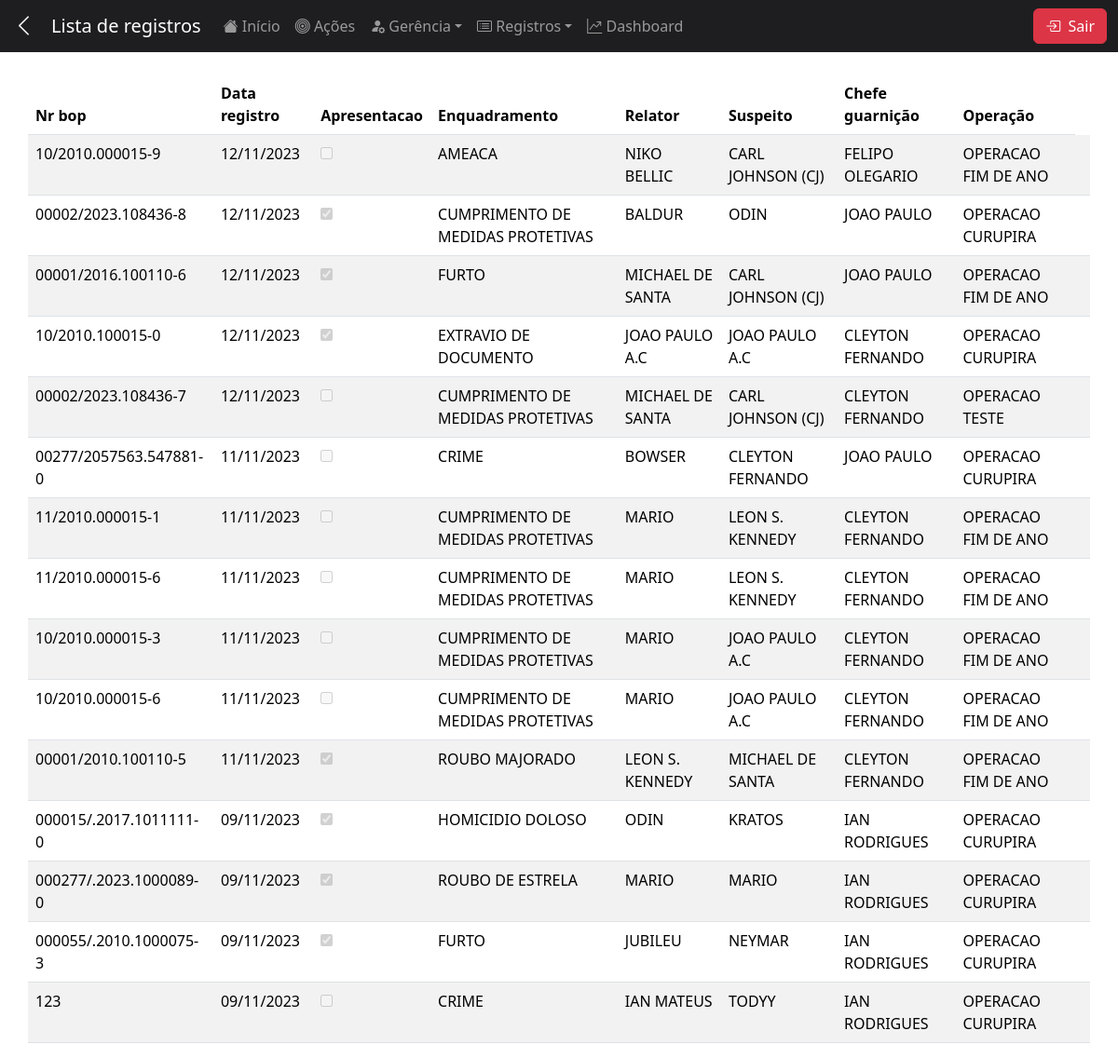
Page /registros/ocorrencias/ (signed in) on the committed database.
### pc/models.py (models this page shows)
class ModelOcorrencias(models.Model):
    nro_bop = models.CharField(max_length=100, primary_key=True, null=False, blank=False)
    data_registro = models.DateTimeField(auto_now_add=True)
    data_manutencao = models.DateTimeField(auto_now=True)
    apresentacao = models.BooleanField(null=False)
    cumprimento_medidas = models.BooleanField(null=False)
    instituicao = models.CharField(max_length=10, null=True, blank=False,choices=INST)
    processo = models.CharField(max_length=100,null=True,blank=False)
    enquadramento = models.CharField(max_length=200, null=False, blank=False)
    fato_relevante = models.BooleanField(null=False)
    id_relator = models.ForeignKey(ModelPessoas, db_column='id_relator',related_name='id_relator',on_delete=models.CASCADE)
    id_suspeito = models.ForeignKey(ModelPessoas, db_column='id_suspeito',related_name='id_suspeito',on_delete=models.CASCADE)
    id_usuario = models.ForeignKey(ModelUsuarios, db_column='id_usuario',related_name='id_usuario_pc_ocor',on_delete=models.CASCADE)
    id_comandante = models.ForeignKey(ModelUsuarios, db_column='id_comandante',related_name='id_comandante_pc_ocor', on_delete=models.CASCADE)
    id_operacao = models.ForeignKey(ModelOperacoes, db_column='id_operacao',related_name='id_operacao_pc_ocor', on_delete=models.CASCADE)
    class Meta:
        db_table = 'pc_ocorrencias'

### mainApp/models.py (models this page shows)
class ModelPessoas(models.Model):
    id_pessoa = models.AutoField(primary_key=True,unique=True, db_index=True, serialize=True,null=False,blank=False)
    nome_completo = models.CharField(max_length=200, blank=False, null=False)
    data_nascimento = models.DateField(null=False, blank=False)
    genero = models.CharField(max_length=10, null=False, blank=False,choices=GENERO)
    nro_documento = models.IntegerField(null=False, blank=False)
    nome_mae = models.CharField(max_length=200,blank=False, null=False)
    nome_pai = models.CharField(max_length=200,blank=False, null=True)
    endereco_residencial = models.CharField(max_length=100,null=True,blank=False)
    data_registro = models.DateTimeField(auto_now_add=True)
    data_manutencao = models.DateTimeField(auto_now=True)
    class Meta:
        db_table = 'pessoas'

class ModelUsuarios(models.Model):
    id = models.AutoField(primary_key=True, unique=True, db_index=True, serialize=True)
    nome_completo = models.CharField(max_length=200, blank=False, null=False)
    instituicao = models.CharField(max_length=100, blank=False, null=False)
    funcional = models.IntegerField(blank=False, null=False)
    comandante = models.BooleanField(blank=False, null=False)
    data_registro = models.DateTimeField(auto_now_add=True)
    data_manutencao = models.DateTimeField(auto_now=True)
    id_usuario_django = models.ForeignKey(User, db_column='id_usuario_django',on_delete=models.CASCADE)
    class Meta:
        db_table = 'usuarios'

class ModelOperacoes(models.Model):
    nome_operacao = models.CharField(max_length=200, blank=False, null=False)
    data_inicio = models.DateTimeField(null=False, blank=False)
    data_fim = models.DateTimeField(null=True)
    responsavel = models.CharField(max_length=200,blank=False, null=False)
    data_registro = models.DateTimeField(auto_now_add=True)
    data_manutencao = models.DateTimeField(auto_now=True)
    class Meta:
        db_table = 'operacoes'

### pc/views.py (the view)
# urls.py: path('registros/ocorrencias/', views.pc_ocorrencias, name='ocorrencias'),
@login_required
def pc_ocorrencias(request):
    usuario = request.user
    instituicao = ModelUsuarios.objects.get(id_usuario_django=usuario.id).instituicao
    parametro_page = request.GET.get('page','1')
    parametro_limit = request.GET.get('limit','15')
    if not(parametro_limit.isdigit() and int(parametro_limit)>0):
        parametro_limit = '15'
    Registros = ModelOcorrencias.objects.filter(id_usuario=request.user.id).order_by('-data_registro')
    busca = request.GET.get('busca')
    if busca:
        Registros = ModelOcorrencias.objects.filter(Q(nro_bop__icontains=busca)|Q(enquadramento__icontains=busca)).order_by('-data_registro')
    else:
        Registros = ModelOcorrencias.objects.filter(id_usuario=request.user.id).order_by('-data_registro')
    ocorrencias_paginator = Paginator(Registros,parametro_limit)
    try:
        page = ocorrencias_paginator.page(parametro_page)
    except (EmptyPage, PageNotAnInteger):
        page = ocorrencias_paginator.page(1)
    operacoes = ModelOperacoes.objects.all()
    pessoa = ModelPessoas.objects.all()
    chefes = ModelUsuarios.objects.filter(comandante='True')
    context = {
        'quantidade_por_pagina': ['10','15','25','50','100'],
        'limitp': parametro_limit,
        "instituicao":instituicao,
        'registro': page,
        'operacao': operacoes,
        'chefes':chefes,
        'pessoa':pessoa,
    }
    return render(request, 'reg_acoes_pc.html',context)

### pc/templates/reg_acoes_pc.html (shortened to what this page needs)
{% extends "base.html" %}
{% load static %}
{% block css%}
<link rel="stylesheet" href="{% static 'css/registros.css' %}">
{% endblock %}
{% block content %}
{% include "includes/header.html" with nav_title="Lista de registros" back=True %}
<main class="container">
    <div class="row pt-4">
        <table class="table table-striped" id="tabela_registros">
            <thead>
              <tr>
                <th scope="col">Nr bop</th>
                <th scope="col">Data registro</th>
                <th scope="col">Apresentacao</th>
                <th scope="col">Enquadramento</th>
                <th scope="col">Relator</th>
                <th scope="col">Suspeito</th>
                <th scope="col">Chefe guarnição</th>
                <th scope="col">Operação</th>
              </tr>
            </thead>
            <tbody>
                {% for ocorrencia in registro%}
                    <tr onclick="window.location.href='{{ocorrencia.nro_bop}}/'">
                        <td min-width="250px">{{ocorrencia.nro_bop}}</td>
                        <td>{{ocorrencia.data_registro|date:'d/m/Y'}}</td>
                        {% if ocorrencia.apresentacao %}
                            <td><input type="checkbox" name="" id="" checked disabled></td>
                        {% else %}
                        <td><input type="checkbox" name="" id="" disabled></td>
                        {%endif%}
                        <td>{{ocorrencia.enquadramento}}</td>
                        {% if ocorrencia.id_relator %}
                            {% for p in pessoa %}
                                {% if p.id_pessoa == ocorrencia.id_relator.id_pessoa %}
                                    <td min-width="250px">{{p.nome_completo}}</td>
                                {% endif %}
                            {% endfor %}
                        {% endif %}
                        {% if ocorrencia.id_suspeito %}
                            {% for p in pessoa %}
                                {% if p.id_pessoa == ocorrencia.id_suspeito.id_pessoa %}
                                    <td min-width="250px">{{p.nome_completo}}</td>
                                {% endif %}
                            {% endfor %}
                        {% endif %}
                         {% if ocorrencia.id_comandante %}
                            {% for chefe in chefes%}
                                {% if chefe.id == ocorrencia.id_comandante.id %}
                                    <td min-width="250px">{{chefe.nome_completo}}</td>
                                {% endif %}
                            {% endfor %}
                        {% endif %}
                        {% if ocorrencia.id_operacao %}
                            {% for operacao in operacao%}
                                {% if operacao.id == ocorrencia.id_operacao.id %}
                                    <td>{{operacao.nome_operacao}}</td>
                                {% endif %}
                            {% endfor %}
                        {% endif %}
                        <td class="icon">
                        </td>
                    </tr>
                {%endfor%}
            </tbody>
        </table>
    </div>
</main>
{% endblock %}

### statics/css/registros.css (style rules this page uses)
#tabela_registros tr { cursor: pointer; }

### rows in the picture
ModelOcorrencias: nro_bop "10/2010.000015-9", data_registro "12/11/2023", enquadramento "AMEACA"
ModelPessoas: nome_completo "NIKO BELLIC"
ModelPessoas: nome_completo "CARL JOHNSON (CJ)"
ModelUsuarios: nome_completo "FELIPO OLEGARIO"
ModelOperacoes: nome_operacao "OPERACAO FIM DE ANO"
ModelOcorrencias: nro_bop "00002/2023.108436-8", data_registro "12/11/2023", enquadramento "CUMPRIMENTO DE MEDIDAS PROTETIVAS"
ModelPessoas: nome_completo "BALDUR"
ModelPessoas: nome_completo "ODIN"
ModelUsuarios: nome_completo "JOAO PAULO"
ModelOperacoes: nome_operacao "OPERACAO CURUPIRA"
ModelOcorrencias: nro_bop "00001/2016.100110-6", data_registro "12/11/2023", enquadramento "FURTO"
ModelPessoas: nome_completo "MICHAEL DE SANTA"
ModelPessoas: nome_completo "CARL JOHNSON (CJ)"
ModelOcorrencias: nro_bop "10/2010.100015-0", data_registro "12/11/2023", enquadramento "EXTRAVIO DE DOCUMENTO"
ModelPessoas: nome_completo "JOAO PAULO A.C"
ModelUsuarios: nome_completo "CLEYTON FERNANDO"
ModelOcorrencias: nro_bop "00002/2023.108436-7", data_registro "12/11/2023", enquadramento "CUMPRIMENTO DE MEDIDAS PROTETIVAS"
ModelOperacoes: nome_operacao "OPERACAO TESTE"
ModelOcorrencias: nro_bop "00277/2057563.547881-0", data_registro "11/11/2023", enquadramento "CRIME"
ModelPessoas: nome_completo "BOWSER"
ModelPessoas: nome_completo "CLEYTON FERNANDO"
ModelOcorrencias: nro_bop "11/2010.000015-1", data_registro "11/11/2023", enquadramento "CUMPRIMENTO DE MEDIDAS PROTETIVAS"
ModelPessoas: nome_completo "MARIO"
ModelPessoas: nome_completo "LEON S. KENNEDY"
ModelOcorrencias: nro_bop "11/2010.000015-6", data_registro "11/11/2023", enquadramento "CUMPRIMENTO DE MEDIDAS PROTETIVAS"
ModelOcorrencias: nro_bop "10/2010.000015-3", data_registro "11/11/2023", enquadramento "CUMPRIMENTO DE MEDIDAS PROTETIVAS"
ModelOcorrencias: nro_bop "10/2010.000015-6", data_registro "11/11/2023", enquadramento "CUMPRIMENTO DE MEDIDAS PROTETIVAS"
ModelOcorrencias: nro_bop "00001/2010.100110-5", data_registro "11/11/2023", enquadramento "ROUBO MAJORADO"
ModelOcorrencias: nro_bop "000015/.2017.1011111-0", data_registro "09/11/2023", enquadramento "HOMICIDIO DOLOSO"
ModelPessoas: nome_completo "KRATOS"
ModelUsuarios: nome_completo "IAN RODRIGUES"
ModelOcorrencias: nro_bop "000277/.2023.1000089-0", data_registro "09/11/2023", enquadramento "ROUBO DE ESTRELA"
ModelPessoas: nome_completo "MARIO"
ModelOcorrencias: nro_bop "000055/.2010.1000075-3", data_registro "09/11/2023", enquadramento "FURTO"
ModelPessoas: nome_completo "JUBILEU"
ModelPessoas: nome_completo "NEYMAR"
ModelOcorrencias: nro_bop "123", data_registro "09/11/2023", enquadramento "CRIME"
ModelPessoas: nome_completo "IAN MATEUS"
ModelPessoas: nome_completo "TODYY"

### other values in the picture
{{ nav_title }} "Lista de registros"
